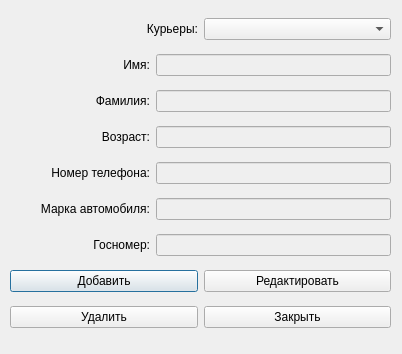
<?xml version="1.0" encoding="UTF-8"?>
<ui version="4.0">
 <class>TimirbaevDialog</class>
 <widget class="QDialog" name="TimirbaevDialog">
  <property name="geometry">
   <rect>
    <x>0</x>
    <y>0</y>
    <width>402</width>
    <height>354</height>
   </rect>
  </property>
  <property name="windowTitle">
   <string>Dialog</string>
  </property>
  <widget class="QWidget" name="verticalLayoutWidget">
   <property name="geometry">
    <rect>
     <x>10</x>
     <y>10</y>
     <width>381</width>
     <height>333</height>
    </rect>
   </property>
   <layout class="QVBoxLayout" name="verticalLayout">
    <item>
     <layout class="QHBoxLayout" name="horizontalLayout">
      <item>
       <widget class="QLabel" name="label">
        <property name="text">
         <string>Курьеры:</string>
        </property>
        <property name="alignment">
         <set>Qt::AlignmentFlag::AlignRight|Qt::AlignmentFlag::AlignTrailing|Qt::AlignmentFlag::AlignVCenter</set>
        </property>
       </widget>
      </item>
      <item>
       <widget class="QComboBox" name="comboBox"/>
      </item>
     </layout>
    </item>
    <item>
     <layout class="QHBoxLayout" name="horizontalLayout_2">
      <item>
       <widget class="QLabel" name="label_2">
        <property name="minimumSize">
         <size>
          <width>140</width>
          <height>0</height>
         </size>
        </property>
        <property name="text">
         <string>Имя:</string>
        </property>
        <property name="alignment">
         <set>Qt::AlignmentFlag::AlignRight|Qt::AlignmentFlag::AlignTrailing|Qt::AlignmentFlag::AlignVCenter</set>
        </property>
       </widget>
      </item>
      <item>
       <widget class="QLineEdit" name="lineEdit">
        <property name="enabled">
         <bool>false</bool>
        </property>
       </widget>
      </item>
     </layout>
    </item>
    <item>
     <layout class="QHBoxLayout" name="horizontalLayout_3">
      <item>
       <widget class="QLabel" name="label_3">
        <property name="minimumSize">
         <size>
          <width>140</width>
          <height>0</height>
         </size>
        </property>
        <property name="text">
         <string>Фамилия:</string>
        </property>
        <property name="alignment">
         <set>Qt::AlignmentFlag::AlignRight|Qt::AlignmentFlag::AlignTrailing|Qt::AlignmentFlag::AlignVCenter</set>
        </property>
       </widget>
      </item>
      <item>
       <widget class="QLineEdit" name="lineEdit_2">
        <property name="enabled">
         <bool>false</bool>
        </property>
       </widget>
      </item>
     </layout>
    </item>
    <item>
     <layout class="QHBoxLayout" name="horizontalLayout_4">
      <item>
       <widget class="QLabel" name="label_4">
        <property name="minimumSize">
         <size>
          <width>140</width>
          <height>0</height>
         </size>
        </property>
        <property name="text">
         <string>Возраст:</string>
        </property>
        <property name="alignment">
         <set>Qt::AlignmentFlag::AlignRight|Qt::AlignmentFlag::AlignTrailing|Qt::AlignmentFlag::AlignVCenter</set>
        </property>
       </widget>
      </item>
      <item>
       <widget class="QLineEdit" name="lineEdit_3">
        <property name="enabled">
         <bool>false</bool>
        </property>
       </widget>
      </item>
     </layout>
    </item>
    <item>
     <layout class="QHBoxLayout" name="horizontalLayout_5">
      <item>
       <widget class="QLabel" name="label_5">
        <property name="minimumSize">
         <size>
          <width>140</width>
          <height>0</height>
         </size>
        </property>
        <property name="text">
         <string>Номер телефона:</string>
        </property>
        <property name="alignment">
         <set>Qt::AlignmentFlag::AlignRight|Qt::AlignmentFlag::AlignTrailing|Qt::AlignmentFlag::AlignVCenter</set>
        </property>
       </widget>
      </item>
      <item>
       <widget class="QLineEdit" name="lineEdit_4">
        <property name="enabled">
         <bool>false</bool>
        </property>
       </widget>
      </item>
     </layout>
    </item>
    <item>
     <layout class="QHBoxLayout" name="horizontalLayout_6">
      <item>
       <widget class="QLabel" name="label_6">
        <property name="minimumSize">
         <size>
          <width>140</width>
          <height>0</height>
         </size>
        </property>
        <property name="text">
         <string>Марка автомобиля:</string>
        </property>
        <property name="alignment">
         <set>Qt::AlignmentFlag::AlignRight|Qt::AlignmentFlag::AlignTrailing|Qt::AlignmentFlag::AlignVCenter</set>
        </property>
       </widget>
      </item>
      <item>
       <widget class="QLineEdit" name="lineEdit_5">
        <property name="enabled">
         <bool>false</bool>
        </property>
       </widget>
      </item>
     </layout>
    </item>
    <item>
     <layout class="QHBoxLayout" name="horizontalLayout_7">
      <item>
       <widget class="QLabel" name="label_7">
        <property name="minimumSize">
         <size>
          <width>140</width>
          <height>0</height>
         </size>
        </property>
        <property name="text">
         <string>Госномер:</string>
        </property>
        <property name="alignment">
         <set>Qt::AlignmentFlag::AlignRight|Qt::AlignmentFlag::AlignTrailing|Qt::AlignmentFlag::AlignVCenter</set>
        </property>
       </widget>
      </item>
      <item>
       <widget class="QLineEdit" name="lineEdit_6">
        <property name="enabled">
         <bool>false</bool>
        </property>
       </widget>
      </item>
     </layout>
    </item>
    <item>
     <layout class="QHBoxLayout" name="horizontalLayout_8">
      <item>
       <widget class="QPushButton" name="pushAddButton">
        <property name="text">
         <string>Добавить</string>
        </property>
       </widget>
      </item>
      <item>
       <widget class="QPushButton" name="pushEditButton">
        <property name="text">
         <string>Редактировать</string>
        </property>
       </widget>
      </item>
     </layout>
    </item>
    <item>
     <layout class="QHBoxLayout" name="horizontalLayout_9">
      <item>
       <widget class="QPushButton" name="pushDeleteButton">
        <property name="text">
         <string>Удалить</string>
        </property>
       </widget>
      </item>
      <item>
       <widget class="QPushButton" name="pushCloseButton">
        <property name="text">
         <string>Закрыть</string>
        </property>
       </widget>
      </item>
     </layout>
    </item>
   </layout>
  </widget>
 </widget>
 <resources/>
 <connections/>
</ui>
